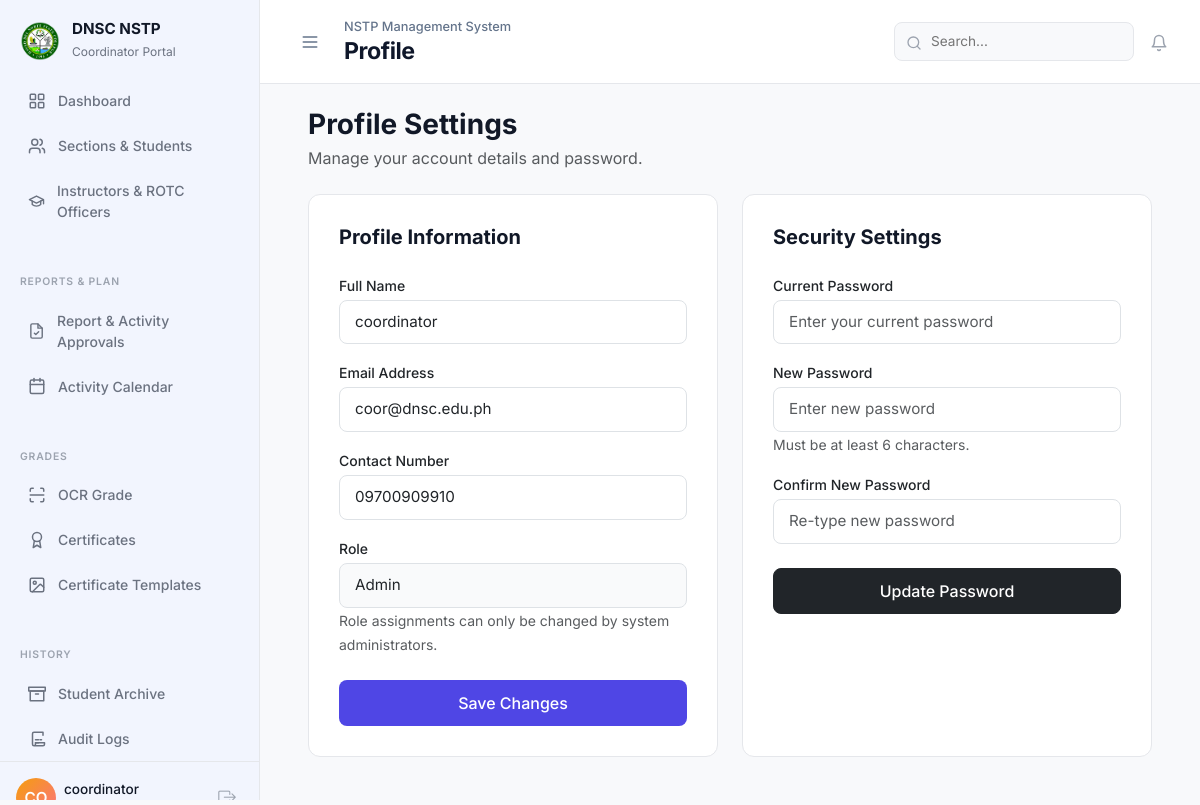
The app's page /admin/profile.php (signed in) with its own data.
### tables this page shows
CREATE TABLE `users` (
  `id` int NOT NULL AUTO_INCREMENT,
  `full_name` varchar(100) NOT NULL,
  `email` varchar(100) NOT NULL,
  `password` varchar(255) NOT NULL,
  `role` enum('Admin','Instructor','ROTC','System Admin') NOT NULL,
  `component` enum('CWTS','LTS','ROTC') DEFAULT NULL,
  `degree_type` varchar(100) DEFAULT NULL,
  `degree_title` varchar(255) DEFAULT NULL,
  `contact_number` varchar(20) DEFAULT NULL,
  `created_at` timestamp NULL DEFAULT CURRENT_TIMESTAMP,
  `status` enum('Active','Inactive') DEFAULT 'Active',
  PRIMARY KEY (`id`),
  UNIQUE KEY `email` (`email`)
);

### admin/controllers/ProfileController.php (called while the page is built, shortened)
<?php
$user_id = $_SESSION['user_id'];
$stmt = $pdo->prepare("SELECT * FROM users WHERE id = ?");
$stmt->execute([$user_id]);
$user = $stmt->fetch();

### admin/profile.php (the view, shortened to what this page needs)
<?php
require '../config/db.php';
require 'controllers/ProfileController.php';
include '../includes/header.php';
include '../includes/admin_sidebar.php';
?>
<div class="flex-grow-1 p-5">
    <?php include '../includes/topbar.php'; ?>
    <div class="mb-4">
        <h3 class="fw-bold mb-1" style="color: #111827;">Profile Settings</h3>
        <p class="text-muted mb-0">Manage your account details and password.</p>
    </div>
    <div class="row g-4">
        <div class="col-lg-6">
            <div class="panel-container h-100">
                <h5 class="fw-bold mb-4">Profile Information</h5>
                <form method="POST" action="">
                    <div class="mb-3">
                        <label class="form-label text-dark fw-medium small mb-1">Full Name</label>
                        <input type="text" name="full_name" class="form-control" value="<?= htmlspecialchars($user['full_name']) ?>" required>
                    </div>
                    <div class="mb-3">
                        <label class="form-label text-dark fw-medium small mb-1">Email Address</label>
                        <input type="email" name="email" class="form-control" value="<?= htmlspecialchars($user['email']) ?>" required>
                    </div>
                    <div class="mb-3">
                        <label class="form-label text-dark fw-medium small mb-1">Contact Number</label>
                        <input type="text" name="contact_number" class="form-control" value="<?= htmlspecialchars($user['contact_number'] ?? '') ?>">
                    </div>
                    <div class="mb-4">
                        <label class="form-label text-dark fw-medium small mb-1">Role</label>
                        <input type="text" class="form-control" value="<?= htmlspecialchars($user['role']) ?>" readonly>
                        <small class="text-muted">Role assignments can only be changed by system administrators.</small>
                    </div>
                    <button type="submit" name="update_profile" class="btn btn-brand w-100">Save Changes</button>
                </form>
            </div>
        </div>
        <div class="col-lg-6">
            <div class="panel-container h-100">
                <h5 class="fw-bold mb-4">Security Settings</h5>
                <form method="POST" action="">
                    <div class="mb-3">
                        <label class="form-label text-dark fw-medium small mb-1">Current Password</label>
                        <input type="password" name="current_password" class="form-control" required placeholder="Enter your current password">
                    </div>
                    <div class="mb-3">
                        <label class="form-label text-dark fw-medium small mb-1">New Password</label>
                        <input type="password" name="new_password" class="form-control" required placeholder="Enter new password">
                        <small class="text-muted">Must be at least 6 characters.</small>
                    </div>
                    <div class="mb-4">
                        <label class="form-label text-dark fw-medium small mb-1">Confirm New Password</label>
                        <input type="password" name="confirm_password" class="form-control" required placeholder="Re-type new password">
                    </div>
                    <button type="submit" name="change_password" class="btn btn-dark w-100" style="font-weight: 500; border-radius: 8px; padding: 10px 20px;">Update Password</button>
                </form>
            </div>
        </div>
    </div>
</div>
</div>
</body>
</html>

### assets/css/style.css (style rules this page uses)
:root { --primary-bg: #f2f5fe; --primary-accent: #4f39f6; --primary-accent-light: rgba(79, 57, 246, 0.08); --primary-active: #4f39f6; --text-sidebar: #6B7280; --text-sidebar-active: #FFFFFF; --bg-light: #F8F9FB; --border-color: #E5E7EB; --text-dark: #111827; --text-muted: #6B7280; --text-secondary: #9CA3AF; --instructor-accent: #0D9488; --instructor-active: #0D9488; --rotc-sidebar-bg: #1F2937; --rotc-accent: #F59E0B; --rotc-active: #F59E0B; --icon-coral: #F87171; --icon-green: #10B981; --icon-red: #EF4444; --icon-indigo: #6366F1; --icon-orange: #F97316; --icon-purple: #8B5CF6; --icon-blue: #3B82F6; --icon-teal: #14B8A6; }
* { box-sizing: border-box; }
body { background-color: var(--bg-light); font-family: 'Inter', -apple-system, BlinkMacSystemFont, sans-serif; color: var(--text-dark); margin: 0; }

### assets/css/pages/admin/profile.css (style rules this page uses)
.panel-container { background-color: #fff; border: 1px solid #E5E7EB; border-radius: 12px; padding: 30px; }
.form-control { border-radius: 8px; padding: 10px 15px; font-size: 0.95rem; }
.btn-brand { background-color: #4F46E5; color: white; font-weight: 500; border-radius: 8px; padding: 10px 20px; }
input:read-only { background-color: #F9FAFB !important; cursor: not-allowed; }

### includes/header.php (style rules this page uses)
@media (min-width: 992px) { .wrapper > .flex-grow-1 { min-height: 100vh; overflow-x: hidden; flex-grow: 1; min-width: 0; padding-top: 108px !important; transition: all 0.3s cubic-bezier(0.4, 0, 0.2, 1); } }

### records on screen
users: full_name "coordinator", email "coor@dnsc.edu.ph", contact_number "09700909910", role "Admin"

### other values on screen
$fullName "coordinator"
$semester_label "NSTP Management System"
$topbar_title "Profile"
